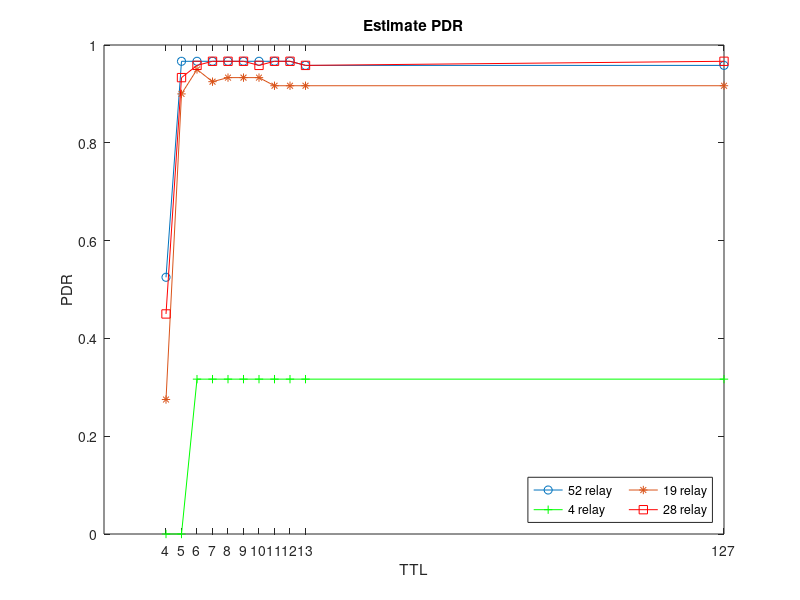

MATLAB code to generate this figure:
ttls = [4 5 6 7 8 9 10 11 12 13 40];
pdrs1 = [0.5250 0.9667 0.9667 0.9667 0.9667 0.9667 0.9667 0.9667 0.9667 0.9583 0.9583];
pdrs2 = [0.0000 0.0000 0.3167 0.3167 0.3167 0.3167 0.3167 0.3167 0.3167 0.3167 0.3167];
pdrs3 = [0.2750 0.9000 0.9500 0.9250 0.9333 0.9333 0.9333 0.9167 0.9167 0.9167 0.9167];
pdrs6 = [0.4500 0.9333 0.9583 0.9667 0.9667 0.9667 0.9583 0.9667 0.9667 0.9583 0.9667];

figure
plot(ttls, pdrs1, '-o', ttls, pdrs2, 'g-+', ttls, pdrs3, '-*', ttls, pdrs6, 'r-s')

title('Estimate PDR')
xlabel('TTL')
ylabel('PDR')
legend({'52 relay', '4 relay', '19 relay', '28 relay'},'Location','southeast','NumColumns',2)
xticks(ttls)
xticklabels({'4','5','6','7','8','9','10', '11', '12', '13', '127'})